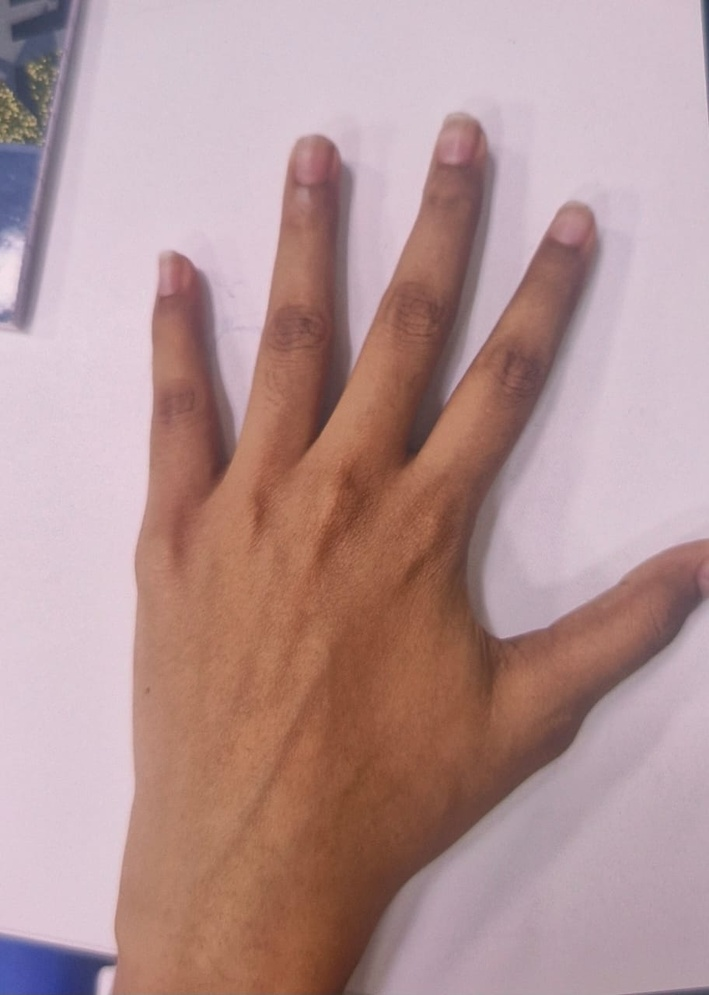
#> input picture backend/app/input/WhatsApp Image 2025-11-11 at 14.34.25_ce7d9d11.jpg, 709 x 995 px, shrunk from 912 x 1280 before the run
$ python -i enhance.py   (imports and definitions only)
#> lines starting #> are read from the running program, lines starting #| are printed output that depends on the picture
#> further down, picture is the input picture: shape (995, 709, 3); mean B, G, R 149.1, 148.7, 179.9
# app/core/enhance.py
import cv2
import numpy as np

def normalize_color(img, ref_L=125):
    lab = cv2.cvtColor(img, cv2.COLOR_BGR2LAB)
    L, A, B = cv2.split(lab)
    mean_L = L.mean()
    if mean_L < 1:
        return img
    scale = ref_L / mean_L
    L2 = np.clip(L * scale, 0, 255).astype(np.uint8)
    return cv2.cvtColor(cv2.merge([L2, A, B]), cv2.COLOR_LAB2BGR)

def enhance_vascular_contrast(img):
    den = cv2.bilateralFilter(img, 9, 75, 75)
    lab = cv2.cvtColor(den, cv2.COLOR_BGR2LAB)
#> lab: shape (995, 709, 3); mean of channels 0, 1, 2 163.7, 140.6, 133
    L, A, B = cv2.split(lab)
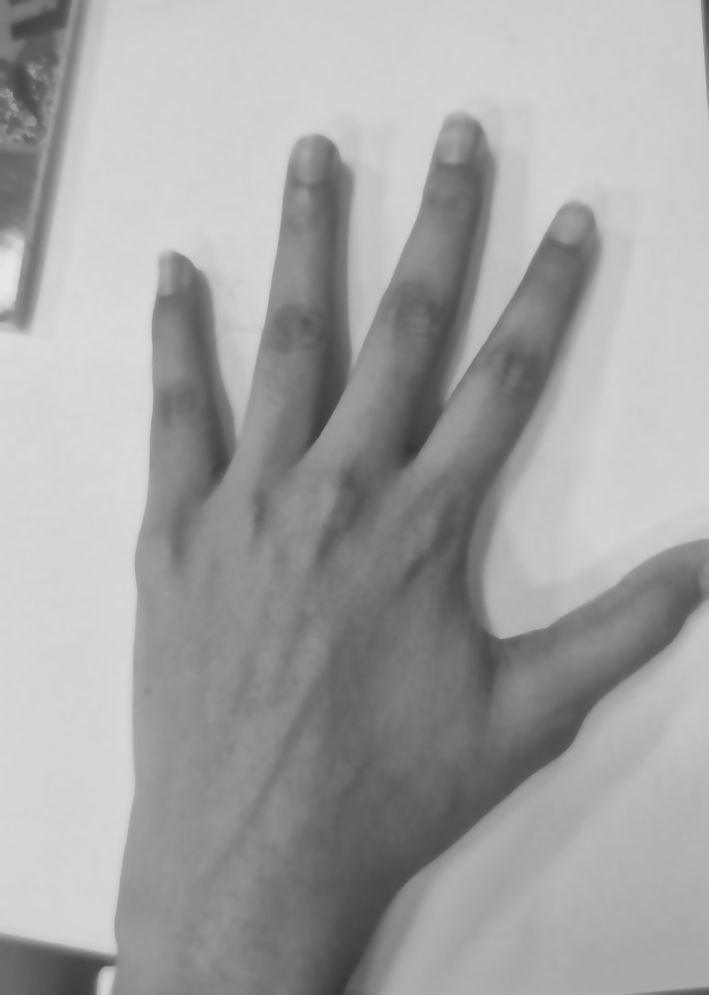
#> L: shape (995, 709); min 54, max 231, mean 163.7
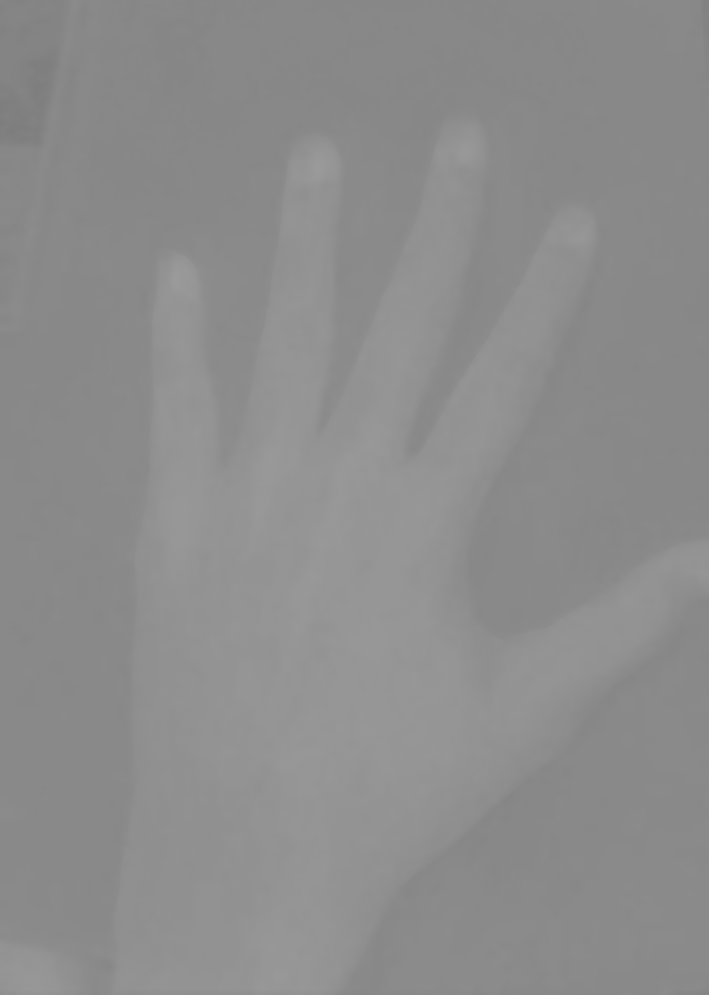
#> A: shape (995, 709); min 125, max 155, mean 140.6

    clahe = cv2.createCLAHE(clipLimit=3.5, tileGridSize=(8,8))
    L2 = clahe.apply(L)
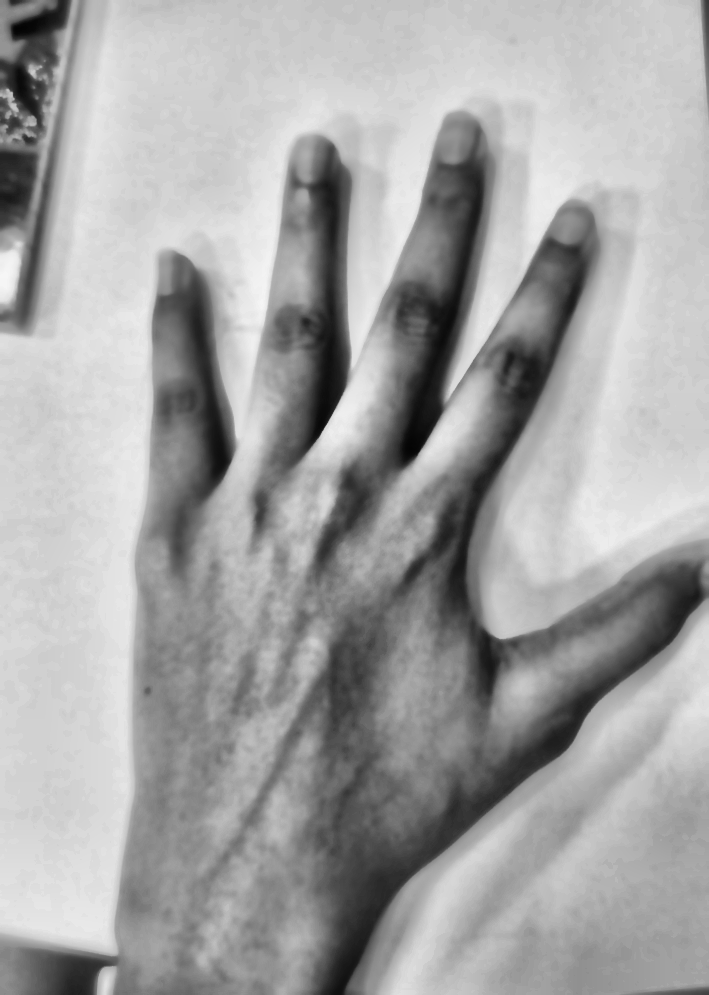
#> L2: shape (995, 709); min 3, max 246, mean 164.4

    merged = cv2.merge([L2, A, B])
#> merged: shape (995, 709, 3); mean of channels 0, 1, 2 164.4, 140.6, 133
    enhanced = cv2.cvtColor(merged, cv2.COLOR_LAB2BGR)
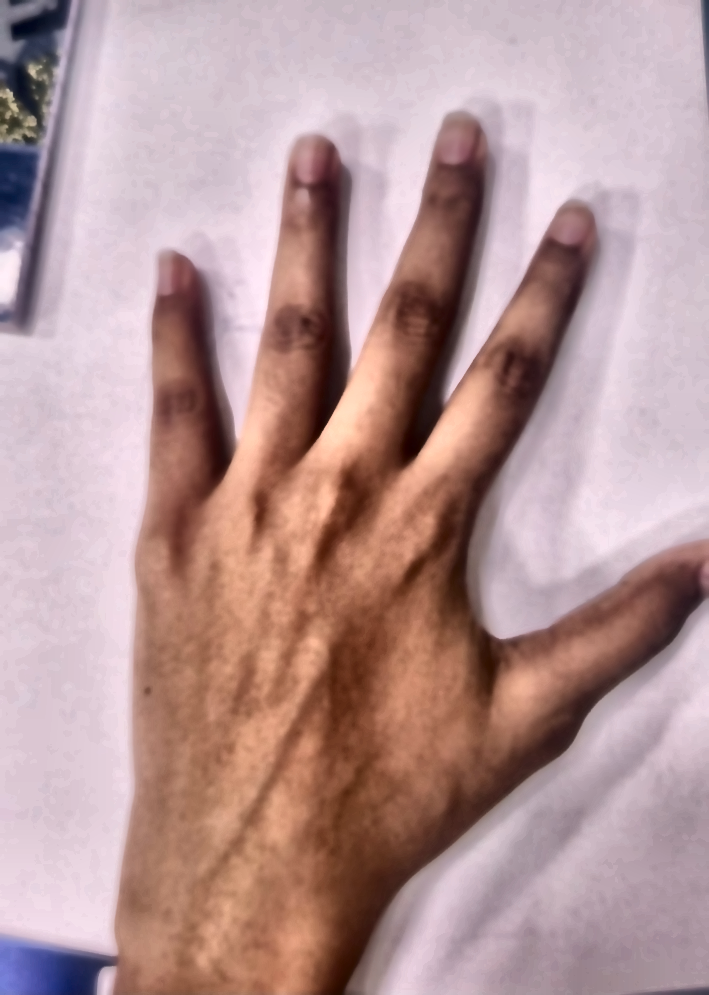
#> enhanced: shape (995, 709, 3); mean B, G, R 150.6, 150.4, 181.4

    blur = cv2.GaussianBlur(enhanced, (0,0), 2.5)
    unsharp = cv2.addWeighted(enhanced, 1.6, blur, -0.6, 0)

    return unsharp

>>> import cv2
>>> picture = cv2.imread('../input/WhatsApp Image 2025-11-11 at 14.34.25_ce7d9d11.jpg')
>>> result = enhance_vascular_contrast(picture)
